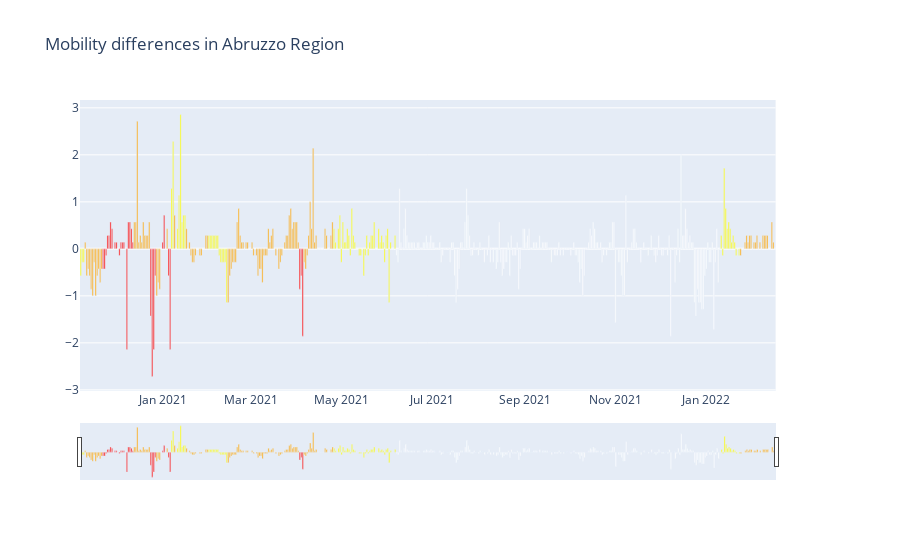
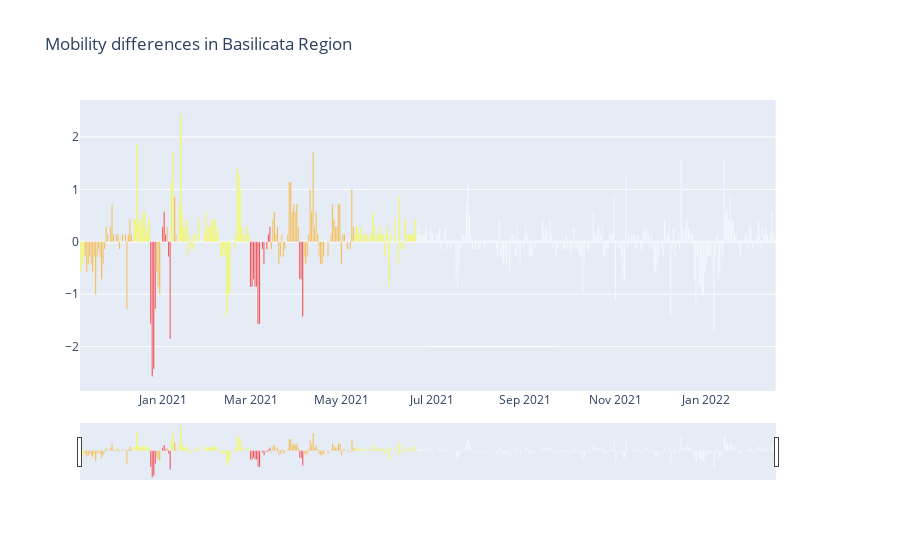
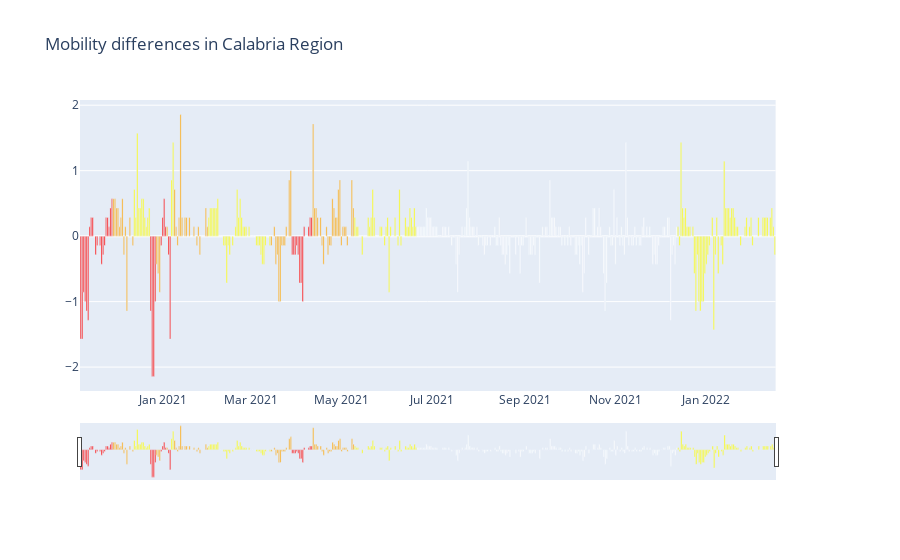
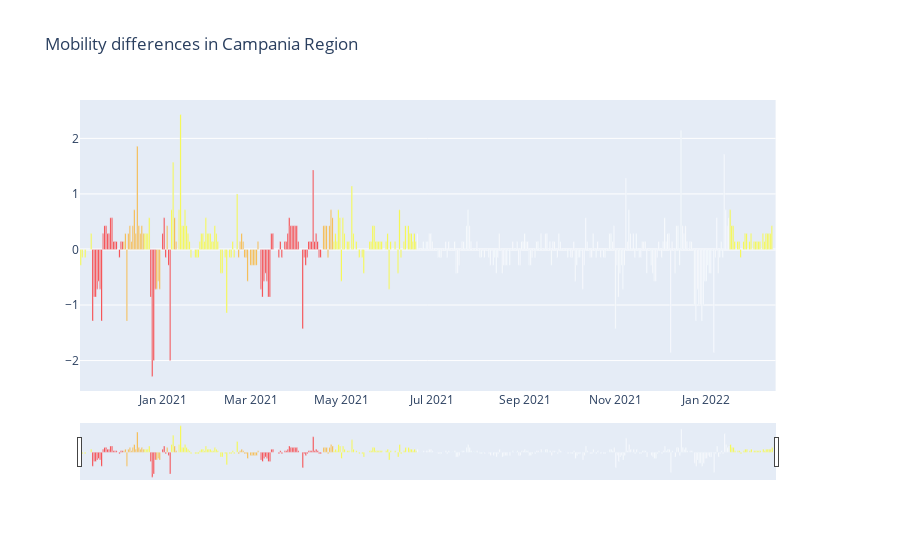

Source (notebook cell) for these figures, in order:
### Code cell
from plotly.subplots import make_subplots

for region in actual_regions:

    df_mob = applyfilter(df_gmd, {"sub_region_1" : [region_dict_GMD[region]]}).iloc[:, 7]
    df_col = applyfilter(colors, {'denominazione_regione' : [region]})
    # we are not interested in incidence here since we want to see the relation between mobility and colors

    translate = {'bianco'    : 'white',
                'giallo'    : 'yellow',
                'arancione' : 'orange',
                'rosso'     : 'red'}

    color_list = [translate[col] for col in df_col.colore.values] # it's the time sequence without dates of colors
    start_date = df_col.iloc[0,0] # it's the start day of restrictions in Abruzzo, the six of november the same for each region
    end_date   = df_col.iloc[-1,0] # the end of the dataframe is set to the 10th of february 2022
    slice_mob, mask_mob = from_to(dates_str_gmd, start_date, end_date) # slice mob is  just the slice in the time window that 
    # indicates the start and stop point of the time series. mask mob is the np.arange(slice_mob.start,slice_mob.stop) useful
    # for selecting those elements falling into the slice mob range 
    slice_col, mask_col = from_to(df_col.data.values, start_date, end_date)

    fig = make_subplots(specs=[[{"secondary_y": True}]])
    fig.add_trace(go.Bar(x=dates_datetime_gmd[slice_mob][1:], y = (df_mob.iloc[mask_mob[1:]]).values - (df_mob.iloc[mask_mob[:-1]]).values,
                marker_color=color_list[slice_col][1:]), secondary_y=False)
    fig.update_layout(title = ('Mobility differences in {}'.format(region_dict[region])))
    fig.update_xaxes(rangeslider_visible=True)
    fig.update_yaxes(fixedrange=False)
    fig.show()

### Figure 1 — Plotly figure (JSON) as saved in the notebook; plotly's stock layout.template omitted (floating-point values rounded to 4 significant figures; data arrays with more than 128 entries replaced by an {"elided": "..."} marker saying what was removed)
{"data": [{"marker": {"color": {"elided": "467 str values"}}, "type": "bar", "x": {"elided": "467 str values"}, "xaxis": "x", "y": {"elided": "467 float values"}, "yaxis": "y"}], "layout": {"title": {"text": "Mobility differences in Abruzzo Region"}, "xaxis": {"anchor": "y", "domain": [0, 0.94], "rangeslider": {"visible": true}}, "yaxis": {"anchor": "x", "domain": [0, 1], "fixedrange": false}, "yaxis2": {"anchor": "x", "fixedrange": false, "overlaying": "y", "side": "right"}}}

### Figure 2 — Plotly figure (JSON) as saved in the notebook; plotly's stock layout.template omitted (floating-point values rounded to 4 significant figures; data arrays with more than 128 entries replaced by an {"elided": "..."} marker saying what was removed)
{"data": [{"marker": {"color": {"elided": "467 str values"}}, "type": "bar", "x": {"elided": "467 str values"}, "xaxis": "x", "y": {"elided": "467 float values"}, "yaxis": "y"}], "layout": {"title": {"text": "Mobility differences in Basilicata Region"}, "xaxis": {"anchor": "y", "domain": [0, 0.94], "rangeslider": {"visible": true}}, "yaxis": {"anchor": "x", "domain": [0, 1], "fixedrange": false}, "yaxis2": {"anchor": "x", "fixedrange": false, "overlaying": "y", "side": "right"}}}

### Figure 3 — Plotly figure (JSON) as saved in the notebook; plotly's stock layout.template omitted (floating-point values rounded to 4 significant figures; data arrays with more than 128 entries replaced by an {"elided": "..."} marker saying what was removed)
{"data": [{"marker": {"color": {"elided": "467 str values"}}, "type": "bar", "x": {"elided": "467 str values"}, "xaxis": "x", "y": {"elided": "467 float values"}, "yaxis": "y"}], "layout": {"title": {"text": "Mobility differences in Calabria Region"}, "xaxis": {"anchor": "y", "domain": [0, 0.94], "rangeslider": {"visible": true}}, "yaxis": {"anchor": "x", "domain": [0, 1], "fixedrange": false}, "yaxis2": {"anchor": "x", "fixedrange": false, "overlaying": "y", "side": "right"}}}

### Figure 4 — Plotly figure (JSON) as saved in the notebook; plotly's stock layout.template omitted (floating-point values rounded to 4 significant figures; data arrays with more than 128 entries replaced by an {"elided": "..."} marker saying what was removed)
{"data": [{"marker": {"color": {"elided": "467 str values"}}, "type": "bar", "x": {"elided": "467 str values"}, "xaxis": "x", "y": {"elided": "467 float values"}, "yaxis": "y"}], "layout": {"title": {"text": "Mobility differences in Campania Region"}, "xaxis": {"anchor": "y", "domain": [0, 0.94], "rangeslider": {"visible": true}}, "yaxis": {"anchor": "x", "domain": [0, 1], "fixedrange": false}, "yaxis2": {"anchor": "x", "fixedrange": false, "overlaying": "y", "side": "right"}}}
